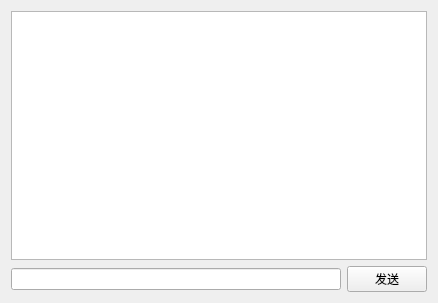
<?xml version="1.0" encoding="UTF-8"?>
<ui version="4.0">
 <class>PrivateChat</class>
 <widget class="QWidget" name="PrivateChat">
  <property name="geometry">
   <rect>
    <x>0</x>
    <y>0</y>
    <width>438</width>
    <height>303</height>
   </rect>
  </property>
  <property name="windowTitle">
   <string>Form</string>
  </property>
  <layout class="QVBoxLayout" name="verticalLayout">
   <item>
    <widget class="QTextEdit" name="m_privateMsgs">
     <property name="readOnly">
      <bool>true</bool>
     </property>
    </widget>
   </item>
   <item>
    <layout class="QHBoxLayout" name="horizontalLayout">
     <item>
      <widget class="QLineEdit" name="m_privateLineMsg"/>
     </item>
     <item>
      <widget class="QPushButton" name="m_privateSend">
       <property name="text">
        <string>发送</string>
       </property>
      </widget>
     </item>
    </layout>
   </item>
  </layout>
 </widget>
 <resources/>
 <connections/>
</ui>
